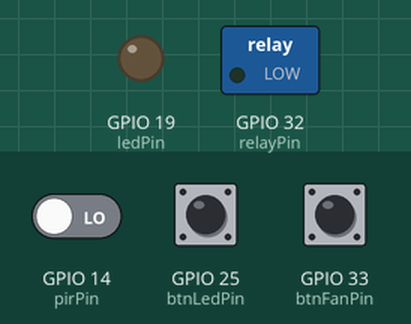
This sketch was run on a simulated ESP32. Parts: switched loads named in the sketch (green lamp = pin HIGH), output pins drawn as LEDs (lit = HIGH). Dashed ring = blinking. Inputs (shaded band) come from the test bench; at power-on: GPIO 25 (btnLedPin) HIGH, GPIO 33 (btnFanPin) HIGH, GPIO 14 (pirPin) LOW. WiFi joins after 1.5 s; servers stay silent unless stated; no MQTT or app messages arrive unless stated; what the sketch prints to the serial monitor is not drawn.

Above: at 2.7 s.
2.8 s: GPIO 25 (btnLedPin) pulled LOW for 1 s
At 2.95 s:
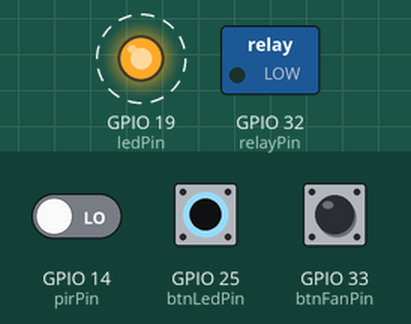
5.3 s: GPIO 33 (btnFanPin) pulled LOW for 3.2 s
At 9.6 s:
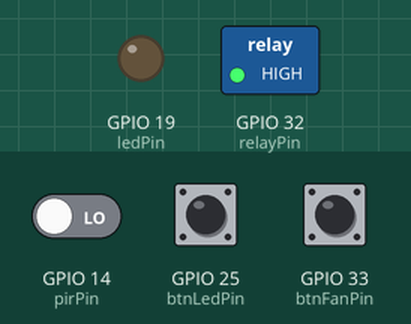
10.0 s: GPIO 25 (btnLedPin) pulled LOW for 0.15 s
At 10.5 s:
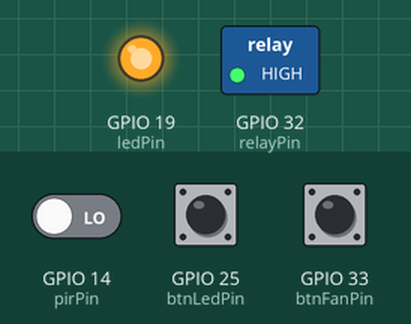
11.6 s: GPIO 25 (btnLedPin) pulled LOW for 3.2 s
At 12.05 s:
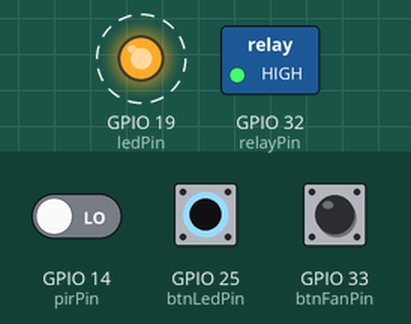
16.3 s: GPIO 33 (btnFanPin) pulled LOW for 0.15 s
At 17.7 s:
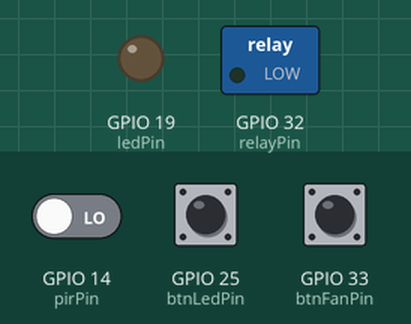
Timing chart, 0 to 18.9 s (numbered marks = the images above; inputs shaded):
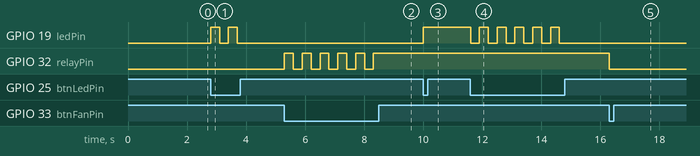

The sketch:

smart_room_control.ino
```cpp
#include <WiFi.h>
#include <WiFiClientSecure.h>
#include <PubSubClient.h>

// ================== WIFI CONFIG ==================
const char* ssid = "SSID";
const char* password = "PASSWORD";

// ================== MQTT CONFIG ==================
const char* mqttServer = "MQTT.BROKER.EXTERNAL.IP.ADRESS";
const int mqttPort = 8883;
const char* mqttUser = "MQTT_USERNAME";
const char* mqttPass = "MQTT_PASSWORD";

// ================== CA CERT ==================
const char* ca_cert = R"EOF(
-----BEGIN CERTIFICATE-----
Add CA certificate here
-----END CERTIFICATE-----
)EOF";

// ================== PIN DEFINITIONS ==================
const int pirPin    = 14;
const int relayPin  = 32;   // FAN
const int ledPin    = 19;   // LED
const int btnFanPin = 33;   // FAN button
const int btnLedPin = 25;   // LED button

// ================== TIMING ==================
const unsigned long idleBuffer = 30000;        // 30 seconds
const unsigned long overrideDuration = 15000; // 15 seconds

// ================== VARIABLES ==================
volatile bool motionDetected = false;
unsigned long lastMotionTime = 0;

unsigned long fanOverrideStartTime = 0;
unsigned long ledOverrideStartTime = 0;

bool occupied = false;
bool fanON = false;
bool ledON = false;
bool fanManualOverride = false;
bool ledManualOverride = false;

// ================== MQTT ==================
WiFiClientSecure espClient;
PubSubClient client(espClient);

// ================== PIR INTERRUPT ==================
void IRAM_ATTR motionISR() {
  motionDetected = true;
  lastMotionTime = millis();
}

// ================== WIFI ==================
void connectWiFi() {
  Serial.print("Connecting WiFi");
  WiFi.begin(ssid, password);
  while (WiFi.status() != WL_CONNECTED) {
    delay(500);
    Serial.print(".");
  }
  Serial.println("\nWiFi connected");
}

// ================== MQTT ==================
void connectMQTT() {
  Serial.println("Connecting MQTT...");
  while (!client.connected()) {
    if (client.connect("room01", mqttUser, mqttPass)) {
      Serial.println("MQTT connected (TLS)");
    } else {
      Serial.print("MQTT failed rc=");
      Serial.println(client.state());
      delay(2000);
    }
  }
}

// ================== MQTT PUBLISH ==================
void publishStatus(const char* event) {
  char payload[200];
  snprintf(payload, sizeof(payload),
    "{\"occupied\":%d,\"fan\":%d,\"led\":%d,\"fan_override\":%d,\"led_override\":%d}",
    occupied, fanON, ledON, fanManualOverride, ledManualOverride
  );

  client.publish("building/room01/status", payload);
  client.publish("building/room01/event", event);
}

// ================== SETUP ==================
void setup() {
  Serial.begin(9600);

  pinMode(pirPin, INPUT);
  pinMode(relayPin, OUTPUT);
  pinMode(ledPin, OUTPUT);
  pinMode(btnFanPin, INPUT_PULLUP);
  pinMode(btnLedPin, INPUT_PULLUP);

  attachInterrupt(digitalPinToInterrupt(pirPin), motionISR, RISING);

  connectWiFi();
  espClient.setCACert(ca_cert);
  client.setServer(mqttServer, mqttPort);
  connectMQTT();

  Serial.println("System Ready");
}

// ================== LOOP ==================
void loop() {
  client.loop();
  unsigned long now = millis();

  // -------- FAN BUTTON --------
  if (digitalRead(btnFanPin) == LOW) {
    fanON = !fanON;
    fanManualOverride = true;
    fanOverrideStartTime = now;
    digitalWrite(relayPin, fanON ? HIGH : LOW);
    publishStatus("MANUAL_FAN");
    delay(300);
  }

  // -------- LED BUTTON --------
  if (digitalRead(btnLedPin) == LOW) {
    ledON = !ledON;
    ledManualOverride = true;
    ledOverrideStartTime = now;
    digitalWrite(ledPin, ledON ? HIGH : LOW);
    publishStatus("MANUAL_LED");
    delay(300);
  }

  // -------- OVERRIDE TIMEOUT --------
  if (fanManualOverride && (now - fanOverrideStartTime > overrideDuration)) {
    fanManualOverride = false;
    Serial.println("Fan override expired");
  }

  if (ledManualOverride && (now - ledOverrideStartTime > overrideDuration)) {
    ledManualOverride = false;
    Serial.println("LED override expired");
  }

  // -------- PIR MOTION --------
  if (motionDetected) {
    motionDetected = false;
    occupied = true;

    if (!fanManualOverride) {
      fanON = true;
      digitalWrite(relayPin, HIGH);
    }
    if (!ledManualOverride) {
      ledON = true;
      digitalWrite(ledPin, HIGH);
    }

    publishStatus("AUTO_ON");
  }

  // -------- IDLE TIMEOUT (BLOCKED DURING OVERRIDE) --------
  if (occupied &&
      (now - lastMotionTime > idleBuffer) &&
      !fanManualOverride &&
      !ledManualOverride) {

    occupied = false;
    fanON = false;
    ledON = false;

    digitalWrite(relayPin, LOW);
    digitalWrite(ledPin, LOW);

    publishStatus("AUTO_OFF");
  }
}
```

Measured:
- after the input at 2.8 s, GPIO 19 (ledPin): alternates HIGH for 0.30 s and LOW for 0.30 s, 4 changes in all, then stays LOW, starting at once
- after the input at 5.3 s, GPIO 32 (relayPin): alternates HIGH for 0.30 s and LOW for 0.30 s, 11 changes in all, then stays HIGH, starting at once
- after the input at 10.0 s, GPIO 19 (ledPin): LOW → HIGH at once
- after the input at 11.6 s, GPIO 19 (ledPin): alternates HIGH for 0.30 s and LOW for 0.30 s, 11 changes in all, then stays LOW, starting at once
- after the input at 16.3 s, GPIO 32 (relayPin): HIGH → LOW at once
